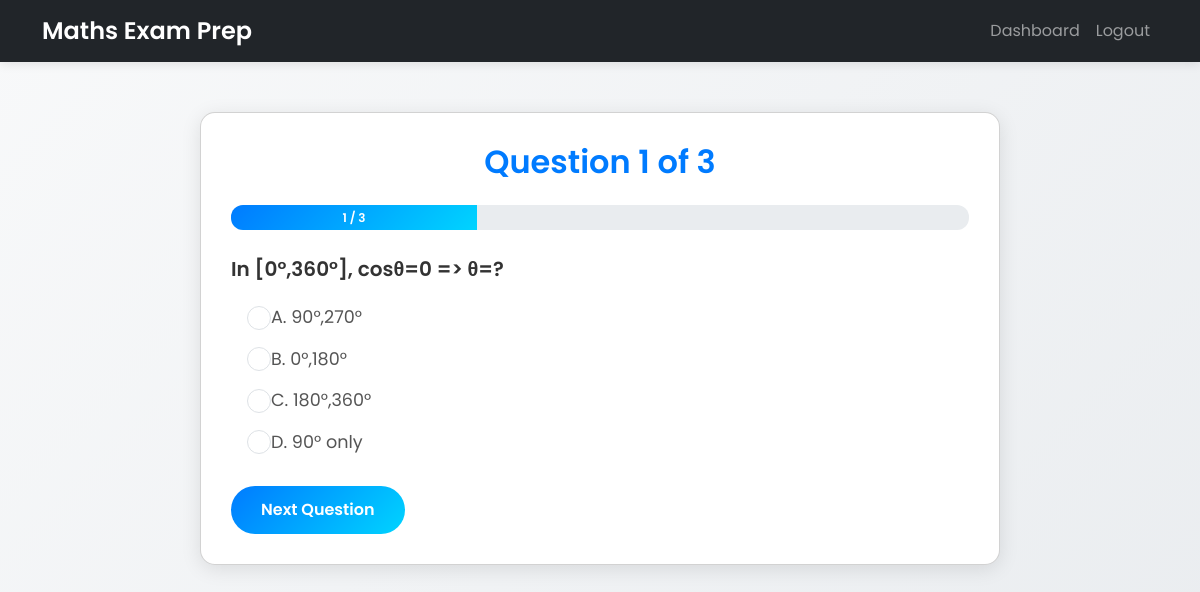
Page /quiz (signed in) on the committed database.
### app/models.py (models this page shows, shortened)
class Question(db.Model):
    id = db.Column(db.Integer, primary_key=True)
    topic = db.Column(db.String(100), nullable=False)
    difficulty = db.Column(db.Integer, nullable=False)
    question_text = db.Column(db.Text, nullable=False)
    option_a = db.Column(db.String(100), nullable=False)
    option_b = db.Column(db.String(100), nullable=False)
    option_c = db.Column(db.String(100), nullable=False)
    option_d = db.Column(db.String(100), nullable=False)
    correct_option = db.Column(db.String(10), nullable=False)

### app/routes.py (the view, shortened to what this page needs)
@app.route('/quiz', methods=['GET', 'POST'])
@login_required
def quiz():
    topic = request.args.get('topic')
    if 'quiz_questions' not in session:
        if topic:
            all_questions = Question.query.filter_by(topic=topic).all()
            if len(all_questions) < 3:
                flash(f'Not enough questions in {topic}. Please choose another topic or take a general quiz.', 'warning')
                return redirect(url_for('dashboard'))
            selected_questions = random.sample(all_questions, 3)
        else:
            responses = UserResponse.query.filter_by(user_id=current_user.id).all()
            topic_stats = {}
            for r in responses:
                topic = r.question.topic
                if topic not in topic_stats:
                    topic_stats[topic] = {'correct': 0, 'total': 0}
                topic_stats[topic]['total'] += 1
                if r.is_correct:
                    topic_stats[topic]['correct'] += 1
            all_questions = Question.query.all()
            if len(all_questions) < 3:
                flash('Not enough questions available. Please add more questions.', 'warning')
                return redirect(url_for('home'))
            if topic_stats:
                weakest_topic = min(topic_stats, key=lambda t: topic_stats[t]['correct'] / max(1, topic_stats[t]['total']))
                candidates = [q for q in all_questions if q.topic == weakest_topic]
                if len(candidates) >= 3:
                    selected_questions = random.sample(candidates, 3)
                else:
                    remaining = [q for q in all_questions if q not in candidates]
                    selected_questions = candidates + random.sample(remaining, 3 - len(candidates))
            else:
                selected_questions = random.sample(all_questions, 3)
        session['quiz_questions'] = [q.id for q in selected_questions]
        session['current_question'] = 0
        session['score'] = 0
    current_idx = session['current_question']
    question = Question.query.get(session['quiz_questions'][current_idx])
    form = QuizForm()
    return render_template('quiz.html', question=question, form=form, current=current_idx + 1, total=len(session['quiz_questions']))

### app/routes.py
class QuizForm(FlaskForm):
    answer = RadioField('Answer', choices=[('A', 'A'), ('B', 'B'), ('C', 'C'), ('D', 'D')], validators=[DataRequired()])
    submit = SubmitField('Next')

### app/models.py (called while the page is built)
@login_manager.user_loader
def load_user(user_id):
    return User.query.get(int(user_id))

### app/templates/quiz.html (shortened to what this page needs)
<!DOCTYPE html>
<html lang="en">
<head>
    <link href="https://cdn.jsdelivr.net/npm/bootstrap@5.3.3/dist/css/bootstrap.min.css" rel="stylesheet">
</head>
<body>
    <nav class="navbar navbar-expand-lg navbar-dark bg-dark">
        <div class="container">
            <a class="navbar-brand" href="{{ url_for('home') }}">Maths Exam Prep</a>
            <div class="collapse navbar-collapse" id="navbarNav">
                <ul class="navbar-nav ms-auto">
                    <li class="nav-item"><a class="nav-link" href="{{ url_for('dashboard') }}">Dashboard</a></li>
                    <li class="nav-item"><a class="nav-link" href="{{ url_for('logout') }}">Logout</a></li>
                </ul>
            </div>
        </div>
    </nav>
    <div class="container">
        <div class="card quiz-card">
            <h2 class="text-center mb-4">Question {{ current }} of {{ total }}</h2>
            <div class="progress">
                <div class="progress-bar" role="progressbar" style="width: {{ (current / total * 100) }}%;"
                     aria-valuenow="{{ (current / total * 100) }}" aria-valuemin="0" aria-valuemax="100">
                    {{ current }} / {{ total }}
                </div>
            </div>
            <form method="POST" class="mt-4">
                <p class="question-text">{{ question.question_text }}</p>
                <div class="form-check">
                    <input type="radio" name="answer" value="A" class="form-check-input" id="option_a" required>
                    <label class="form-check-label" for="option_a">A. {{ question.option_a }}</label>
                </div>
                <div class="form-check">
                    <input type="radio" name="answer" value="B" class="form-check-input" id="option_b" required>
                    <label class="form-check-label" for="option_b">B. {{ question.option_b }}</label>
                </div>
                <div class="form-check">
                    <input type="radio" name="answer" value="C" class="form-check-input" id="option_c" required>
                    <label class="form-check-label" for="option_c">C. {{ question.option_c }}</label>
                </div>
                <div class="form-check">
                    <input type="radio" name="answer" value="D" class="form-check-input" id="option_d" required>
                    <label class="form-check-label" for="option_d">D. {{ question.option_d }}</label>
                </div>
                <button type="submit" class="btn btn-primary mt-3">Next Question</button>
            </form>
        </div>
    </div>
</body>
</html>

### app/templates/quiz.html (style rules this page uses)
body { background: linear-gradient(135deg, #f8f9fa 0%, #e9ecef 100%); font-family: 'Poppins', sans-serif; color: #333; min-height: 100vh; }
.navbar { box-shadow: 0 2px 10px rgba(0, 0, 0, 0.1); }
.navbar-brand { font-weight: 600; font-size: 1.5rem; }
.quiz-card { max-width: 800px; margin: 50px auto; border-radius: 15px; box-shadow: 0 4px 20px rgba(0, 0, 0, 0.1); padding: 30px; background: #fff; }
h2 { font-weight: 600; color: #007bff; animation: fadeInDown 0.8s ease-in-out; }
.progress { height: 25px; border-radius: 12px; background-color: #e9ecef; overflow: hidden; transition: width 0.5s ease-in-out; }
.progress-bar { background: linear-gradient(135deg, #007bff, #00d4ff); font-weight: 600; }
.question-text { font-size: 1.25rem; font-weight: 600; color: #333; margin-bottom: 20px; }
.form-check { margin-bottom: 15px; padding-left: 2.5rem; }
.form-check-input { width: 1.5rem; height: 1.5rem; margin-top: 0.1rem; cursor: pointer; }
.form-check-label { font-size: 1.1rem; color: #555; cursor: pointer; transition: color 0.3s ease; }
.btn-primary { background: linear-gradient(135deg, #007bff, #00d4ff); border: none; border-radius: 30px; padding: 12px 30px; font-weight: 600; transition: transform 0.3s ease; }

### rows in the picture
Question: question_text "In [0°,360°], cosθ=0 => θ=?", option_a "90°,270°", option_b "0°,180°", option_c "180°,360°", option_d "90° only"

### other values in the picture
{{ current }} "1"
{{ total }} "3"
